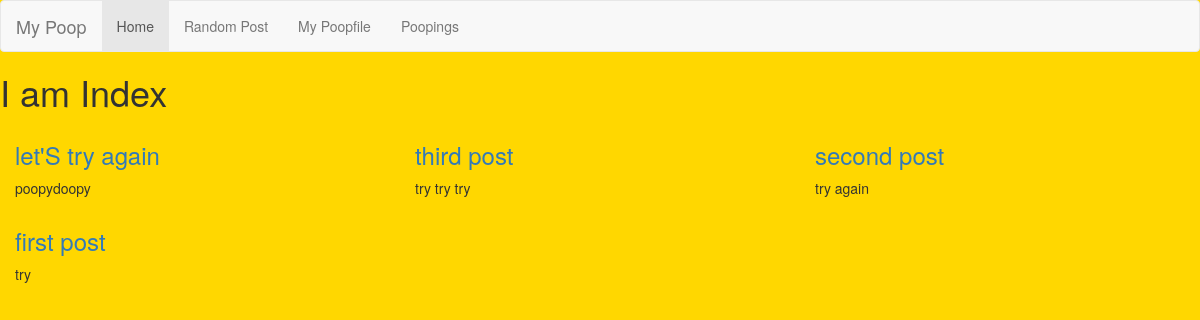
The page / on the database its author committed.
### blog/models.py (models this page shows, shortened)
class Post(models.Model):
    title = models.CharField(max_length=255)
    slug = models.SlugField(max_length=255, unique=True)
    summary = models.CharField(max_length=300)
    content = models.TextField()
    published = models.BooleanField(default=True)
    created = models.DateTimeField(auto_now_add=True)
    class Meta:
        ordering = ['-created']

### blog/views.py (the view)
# urls.py: path('', blog_views.index),
def index(request):
    posts = Post.objects.all()
    return render(request, 'index.html', {'posts': posts})

### blog/templates/index.html
{% extends 'base.html' %}
{% block content %}
    <h1>I am Index</h1>
    {% for post in posts %}
        <div class="col-md-4">
            <div class="card">
                    <h3 class="post-title"><a href="/post/{{ post.slug }}"> {{ post.title }}</a></h3>
                <p>{{ post.summary }}</p>
            </div>
        </div>
    {% endfor %}
{% endblock %}

### blog/templates/base.html (shortened to what this page needs)
<!DOCTYPE html>
<html lang=en>
<head>
    {% load static %}
    <link rel="stylesheet" type="text/css" href="{% static 'css/style.css' %}"/>
    {% load bootstrap3 %}
    {% bootstrap_css %}
</head>
<body>
 <nav class="navbar navbar-default">
  <div class="container-fluid">
    <div class="navbar-header">
      <a class="navbar-brand" href="#">My Poop</a>
    </div>
    <div class="collapse navbar-collapse" id="bs-example-navbar-collapse-1">
      <ul class="nav navbar-nav">
            <li class="active"><a href="/">Home</a></li>
            <li><a href="#">Random Post</a></li>
            <li><a href="#">My Poopfile</a></li>
            <li><a href="#">Poopings</a></li>
      </ul>
    </div>
  </div>
</nav>
    <div id="content">
        {% block content %}{% endblock %}
    </div>
</body>
</html>

### blog/static/css/style.css (style rules this page uses)
body { background-color: gold ! important; }

### rows shown on the page
Post: title "let'S try again", summary "poopydoopy"
Post: title "third post", summary "try try try"
Post: title "second post", summary "try again"
Post: title "first post", summary "try"
